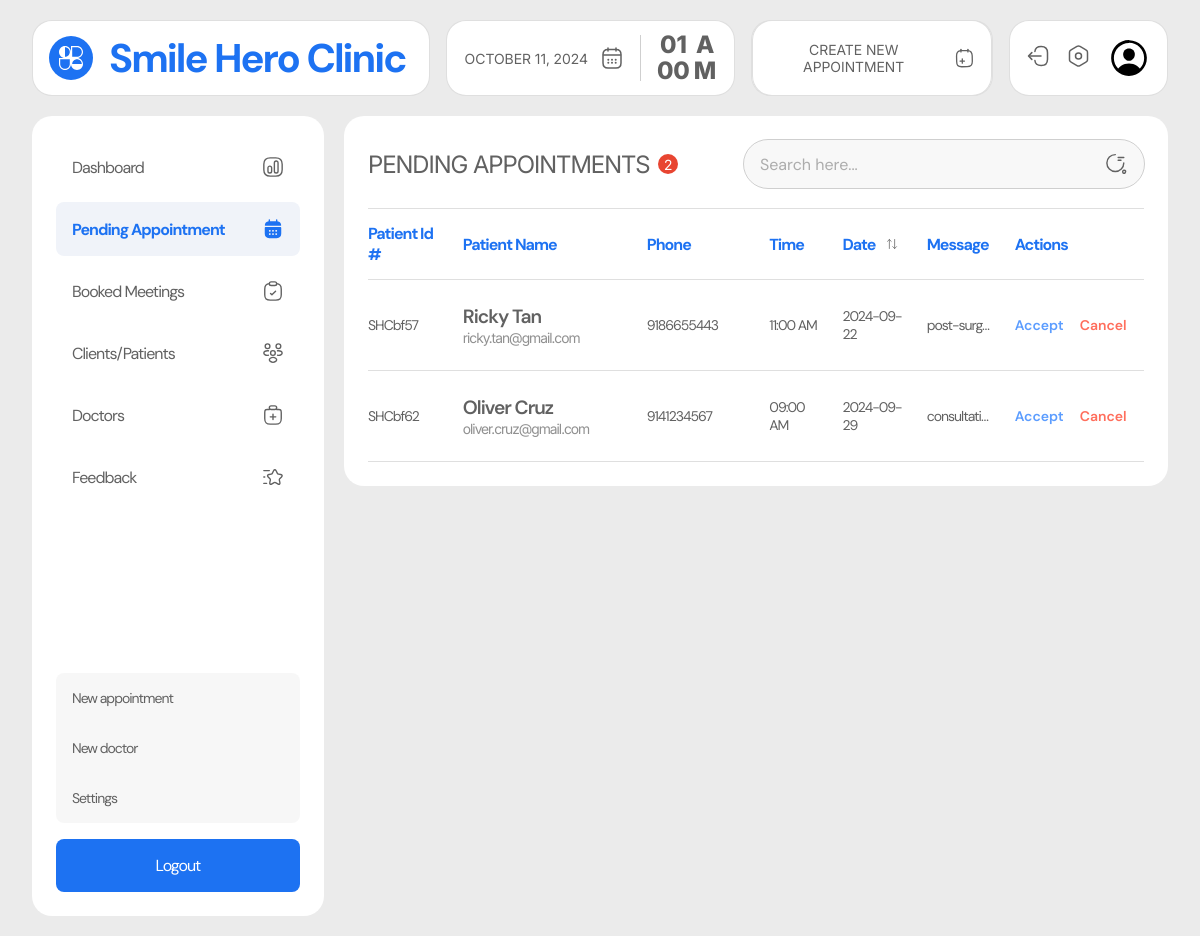
Before: /admin/appointments.php (signed in) with the older database file.
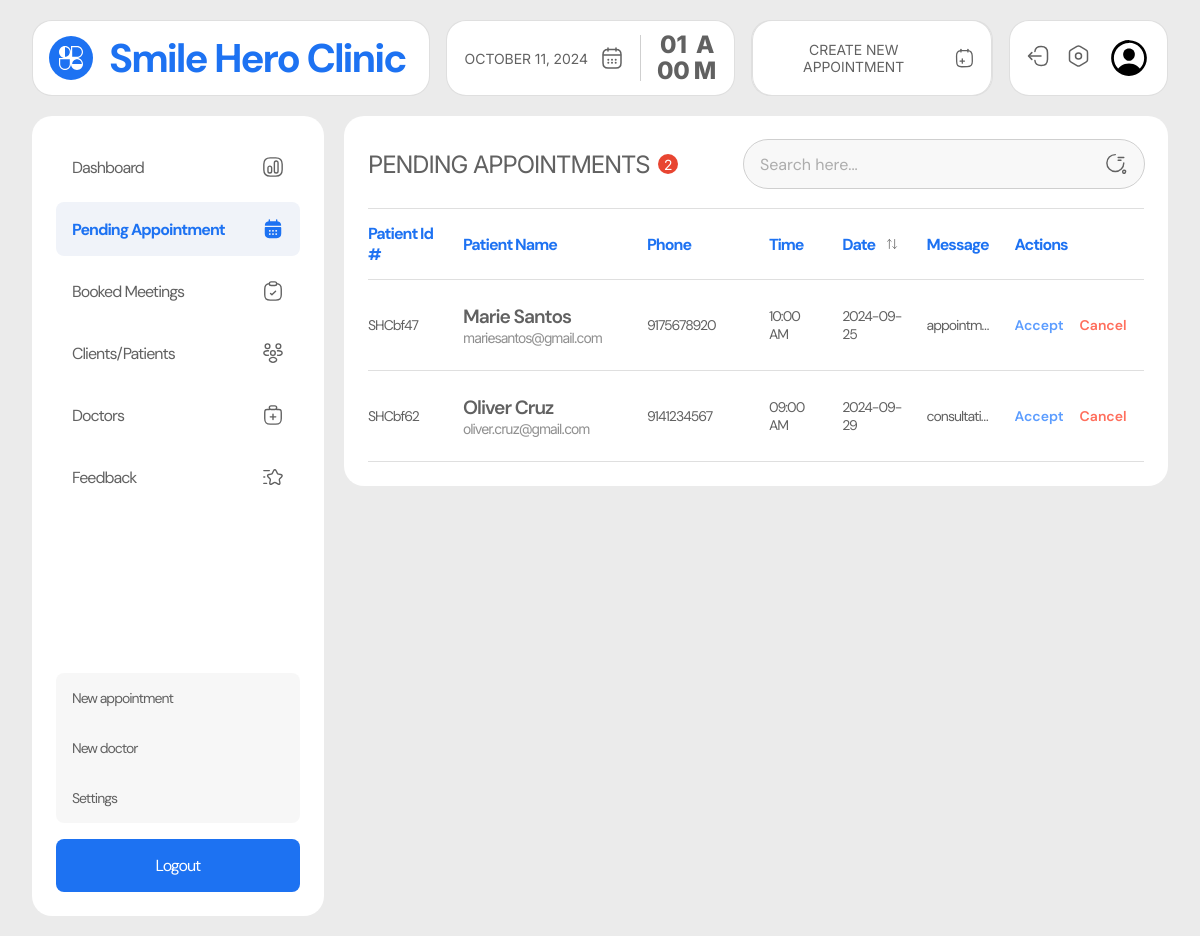
After: the same page with the newer database file.
### tables this page shows
CREATE TABLE `appointments` (
  `user_id` varchar(20) NOT NULL,
  `appointment_id` varchar(20) NOT NULL,
  `name` varchar(255) NOT NULL,
  `email` varchar(255) NOT NULL,
  `contact` varchar(30) NOT NULL,
  `message` varchar(255) NOT NULL,
  `date` varchar(30) NOT NULL,
  `time` varchar(30) NOT NULL,
  `service` varchar(100) NOT NULL,
  `location` varchar(100) NOT NULL,
  `status` varchar(100) NOT NULL,
  `created_at` datetime NOT NULL
);

### admin/appointments.php (the view, shortened to what this page needs)
<?php
require_once '../includes/dbh.inc.php';
$results_per_page = 5;
$query = "SELECT COUNT(*) AS total FROM appointments WHERE status = 'request'";
$result = $conn->query($query);
$row = $result->fetch_assoc();
$number_of_results = $row['total'];
$page = isset($_GET['page']) ? (int)$_GET['page'] : 1;
$page = max(1, $page);
$this_page_first_result = ($page - 1) * $results_per_page;
$query = "SELECT * FROM appointments WHERE status = 'request' LIMIT $this_page_first_result, $results_per_page";
$result = $conn->query($query);
$users = [];
if ($result->num_rows > 0) {
    while ($row = $result->fetch_assoc()) {
        $users[] = $row;
    }
}
?>
<!DOCTYPE html>
<html lang="en">
<head>
  <link rel="stylesheet" href="../src/dist/styles.css" />
</head>
<body class="admin__page">
  <main class="admin__main">
    <?php include("includes/nav.php"); ?>
    <section class="admin__content">
      <?php include("includes/side_nav.php"); ?>
      <div class="appointments__container appointments__page">
        <div class="appointments__table">
          <div class="table-heading__container">
            <h1 class="table-heading">pending appointments <span class="table-item-count"><?php echo $number_of_results ?></span></h1>
            <?php include("includes/search.php"); ?>
          </div>
          <?php if (count($users) > 0) { ?>
          <table>
            <thead>
              <tr>
                <th>patient id #</th>
                <th>
                  patient name
                </th>
                <th>phone</th>
                <th>time</th>
                <th>
                  date
                  <div class="dropdown-container">
                    <button class="filter-btn">
                    </button>
                  </div>
                </th>
                <th>message</th>
                <th>actions</th>
              </tr>
            </thead>
            <tbody id="items">
              <?php foreach ($users as $user){?>
              <tr class="item-row appointment-row"
                data-date="<?php echo date('Y-m-d', strtotime($user['date'])); ?>">
                <td class="patient-cell id">
                  <?php echo $user['appointment_id']; ?>
                </td>
                <td class="patient-cell name">
                  <p class="patient-name" title="<?php echo $user['name']; ?>"><?php echo $user['name']; ?></p>
                  <p class="patient-email" title="<?php echo $user['email']; ?>"><?php echo $user['email']; ?></p>
                </td>
                <td class="patient-cell phone">
                  <?php echo $user['contact']; ?>
                </td>
                <td class="patient-cell time"><?php echo $user['time']; ?></td>
                <td class="patient-cell date" data-date="<?php echo $user['date'] ?>"><?php echo $user['date']; ?></td>
                <td class="patient-cell message">
                  <p class="message-text" title="<?php echo $user['service'] . " " . $user['message']?>">
                    <?php echo $user['service'] . " " . $user['message']; ?>
                  </p>
                </td>
                <td class="patient-cell actions">
                  <div class="button-container">
                    <form action="includes/accept_appointment.php" method="post">
                      <input type="submit" value="Accept" name="accept" class="button accept">
                    </form>
                    <form action="includes/cancel_appointment.php" method="post">
                      <input type="submit" value="Cancel" name="cancel" class="button cancel">
                    </form>
                  </div>
                </td>
              </tr>
              <?php } ?>
            </tbody>
          </table>
          <?php } else { ?>
            <p>No appointment requests</p>
          <?php } ?>
        </div>
      </div>
    </section>
  </main>
</body>
</html>

### admin/includes/nav.php (shortened to what this page needs)
<nav class="navbar" style="z-index: 1">
  <div class="navbar__brand">
    <h1 class="navbar__title">Smile Hero Clinic</h1>
  </div>
  <div class="navbar__datetime">
    <div class="navbar__date">
      <p class="currentDate">September 16, 2024</p>
    </div>
    <div class="navbar__time">
      <div id="timeEl" class="navbar__time-numbers">
        <p>02</p>
        <p>59</p>
      </div>
      <div class="navbar__ampm">
        <p class="navbar__ampm--first">p</p>
        <p class="navbar__ampm--second">m</p>
      </div>
    </div>
  </div>
  <button class="btn btn--primary">
    <a href="./new-appointment.php">
      Create New Appointment
     </a>
  </button>
  <div class="navbar__actions">
    <button class="btn btn--icon">
      <a href="#">
      </a>
    </button>
    <button class="btn btn--icon">
      <a href="#">
      </a>
    </button>
    <div class="profile">
    </div>
  </div>
</nav>

### admin/includes/side_nav.php
<?php $current_page = basename($_SERVER['PHP_SELF']); ?>
<aside class="admin-sidenav">
  <ul>
    <li <?php echo ($current_page == 'dashboard.php') ? 'class="active__link"' : ''; ?>>
      <a href="../admin/dashboard.php">
        <img
          src="../assets/admin_assets/icons/dashboard/<?php echo ($current_page == 'dashboard.php') ? 'active/dashboard.svg' : 'default/dashboard.svg'; ?>"
          alt="" style="width: 1.375rem; height: 1.375rem" />Dashboard</a>
    </li>
    <li <?php echo ($current_page == 'appointments.php') ? 'class="active__link"' : ''; ?>>
      <a href="../admin/appointments.php">
        <img
          src="../assets/admin_assets/icons/dashboard/<?php echo ($current_page == 'appointments.php') ? 'active/pending-appointment.svg' : 'default/pending-appointment.svg'; ?>"
          alt="" style="width: 1.375rem; height: 1.375rem" />Pending Appointment</a>
    </li>
    <li <?php echo ($current_page == 'booked.php') ? 'class="active__link"' : ''; ?>>
      <a href="../admin/booked.php">
        <img
          src="../assets/admin_assets/icons/dashboard/<?php echo ($current_page == 'booked.php') ? 'active/booked-appointments.svg' : 'default/booked-appointments.svg'; ?>"
          alt="" style="width: 1.375rem; height: 1.375rem" />Booked Meetings</a>
    </li>
    <li <?php echo ($current_page == 'patients.php') ? 'class="active__link"' : ''; ?>>
      <a href="../admin/patients.php">
        <img
          src="../assets/admin_assets/icons/dashboard/<?php echo ($current_page == 'patients.php') ? 'active/patients.svg' : 'default/patients.svg'; ?>"
          alt="" style="width: 1.375rem; height: 1.375rem" />Clients/Patients</a>
    </li>
    <li <?php echo ($current_page == 'doctors.php') ? 'class="active__link"' : ''; ?>>
      <a href="../admin/doctors.php">
        <img
          src="../assets/admin_assets/icons/dashboard/<?php echo ($current_page == 'doctors.php') ? 'active/doctors.svg' : 'default/doctors.svg'; ?>"
          alt="" style="width: 1.375rem; height: 1.375rem" />Doctors</a>
    </li>
    <li <?php echo ($current_page == 'feedback.php') ? 'class="active__link"' : ''; ?>>
      <a href="../admin/feedback.php">
        <img
          src="../assets/admin_assets/icons/dashboard/<?php echo ($current_page == 'feedback.php') ? 'active/feedback.svg' : 'default/feedback.svg'; ?>"
          alt="" style="width: 1.375rem; height: 1.375rem" />Feedback</a>
    </li>
  </ul>
  <div class="bottom-links">
    <ul>
      <li <?php echo ($current_page == 'new-appointment.php') ? 'class="active__link"' : ''; ?>>
        <a href="../admin/new-appointment.php">
          New appointment
        </a>
      </li>
      <li <?php echo ($current_page == 'new-doctor.php') ? 'class="active__link"' : ''; ?>>
        <a href="../admin/new-doctor.php">
          New doctor
        </a>
      </li>
      <li <?php echo ($current_page == 'settings.php') ? 'class="active__link"' : ''; ?>>
        <a href="../admin/settings.php">
          Settings
        </a>
      </li>
    </ul>
    <button id="logout_button">
      <a href="../includes/logout.php">Logout</a>
    </button>
  </div>
</aside>

### admin/includes/search.php (shortened to what this page needs)
<div class="search__container">
  <input type="text" id="searchInput" placeholder="Search here...">
</div>

Changed rows visible on the page:
no longer on this page (row edited): appointments: appointment_id "SHCbf57", name "Ricky Tan", email "ricky.tan@gmail.com", contact "9186655443", time "11:00 AM", date "2024-09-22", message "post-surg…"
now on this page (row edited): appointments: appointment_id "SHCbf47", name "Marie Santos", email "mariesantos@gmail.com", contact "9175678920", time "10:00 AM", date "2024-09-25", message "appointm…"
